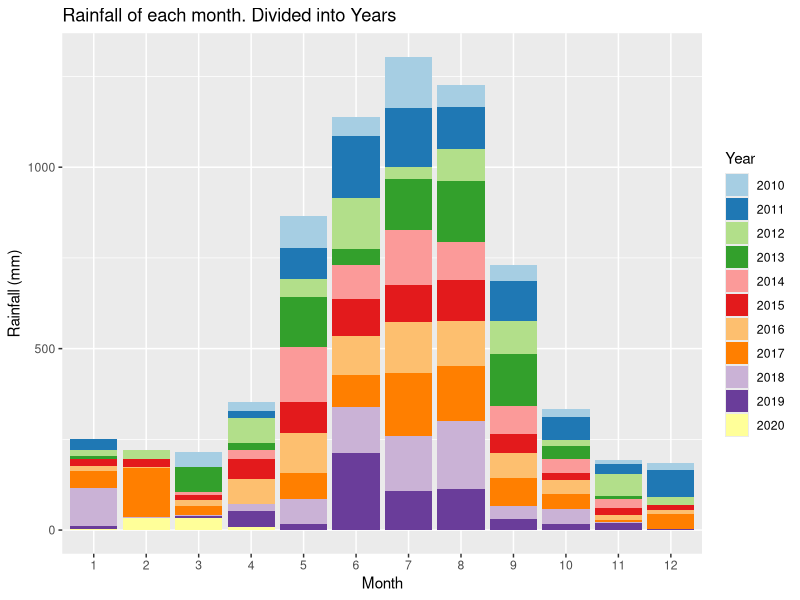
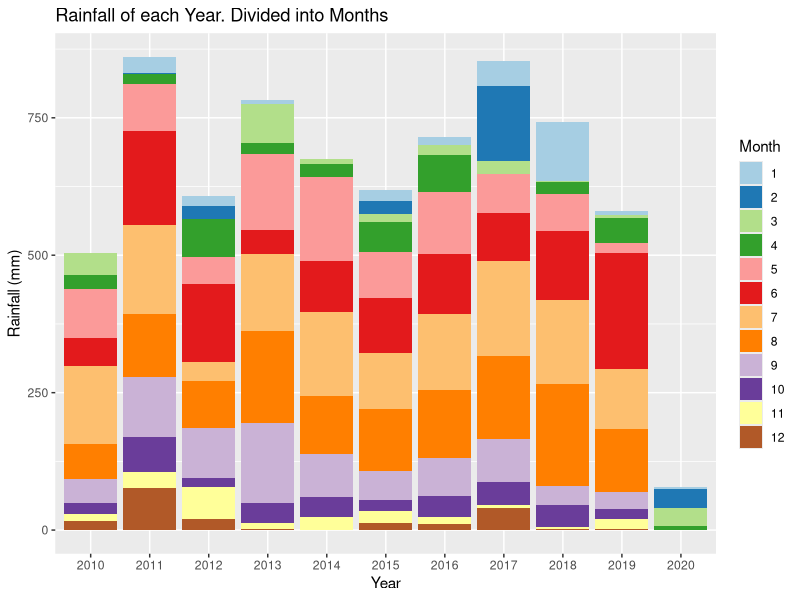
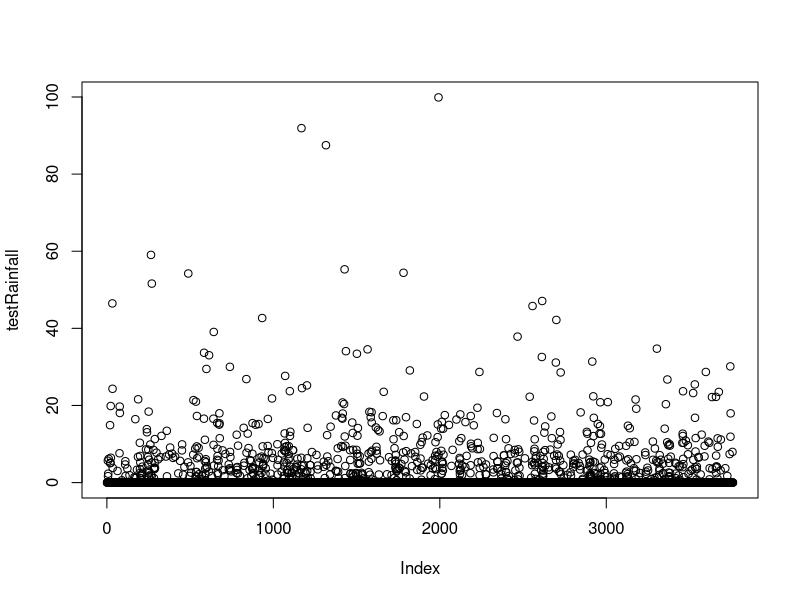
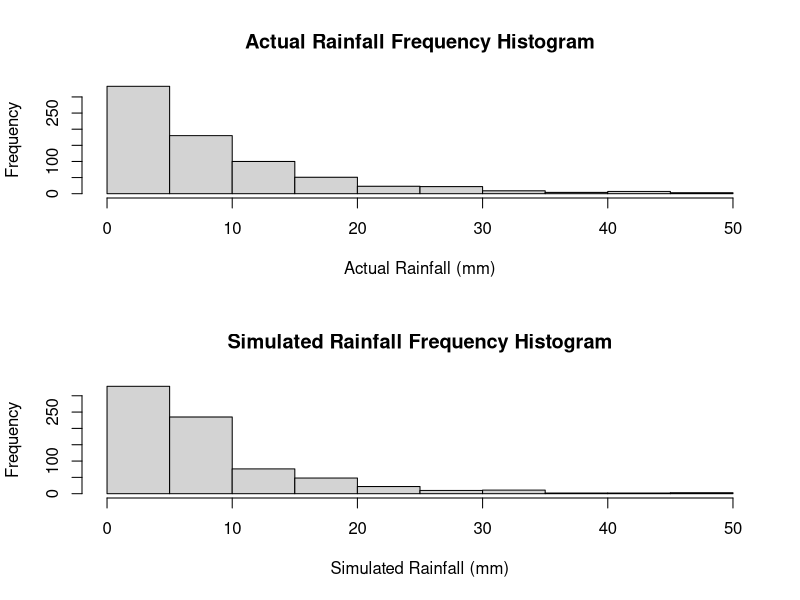
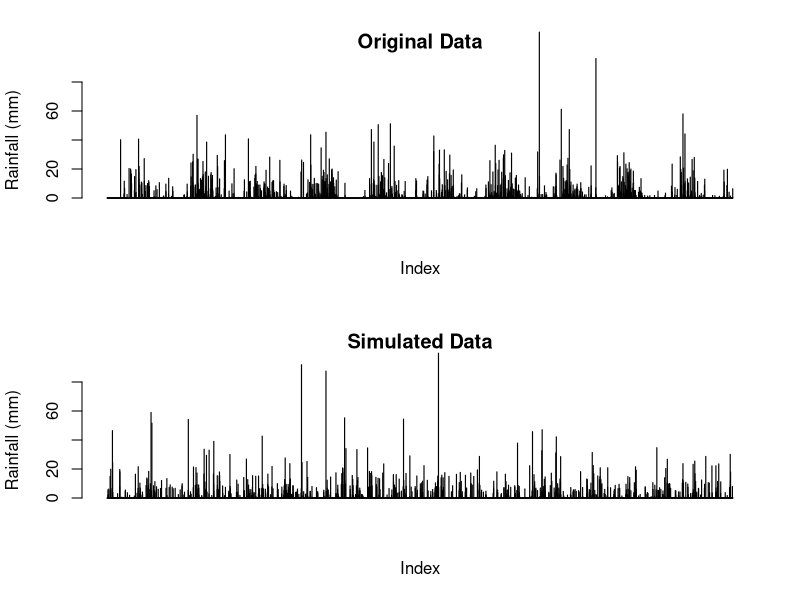
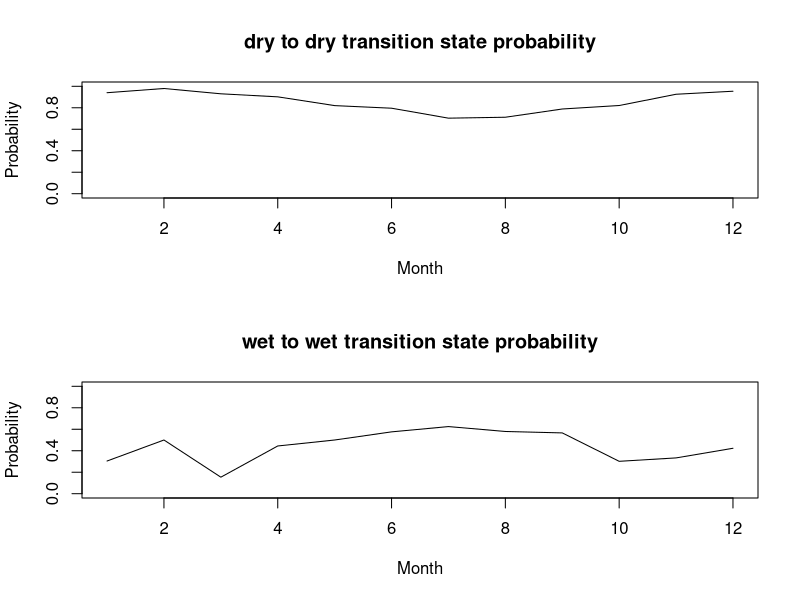
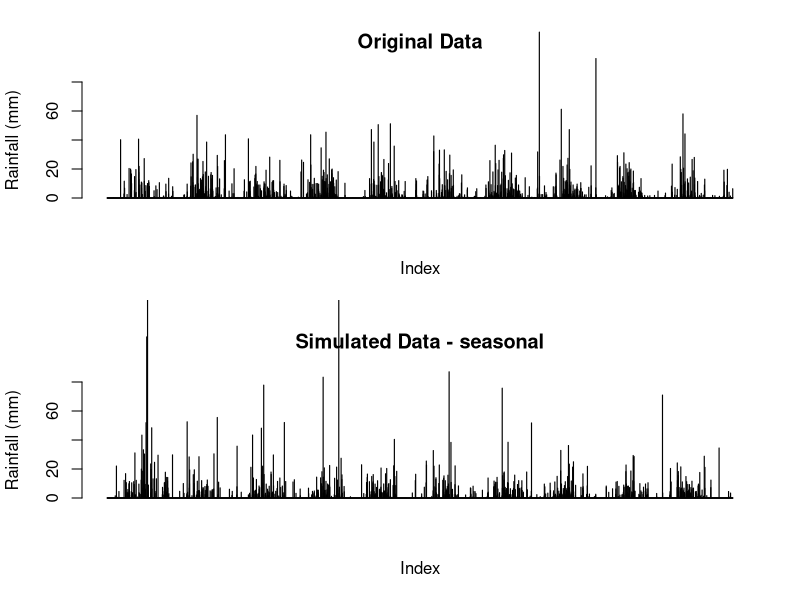
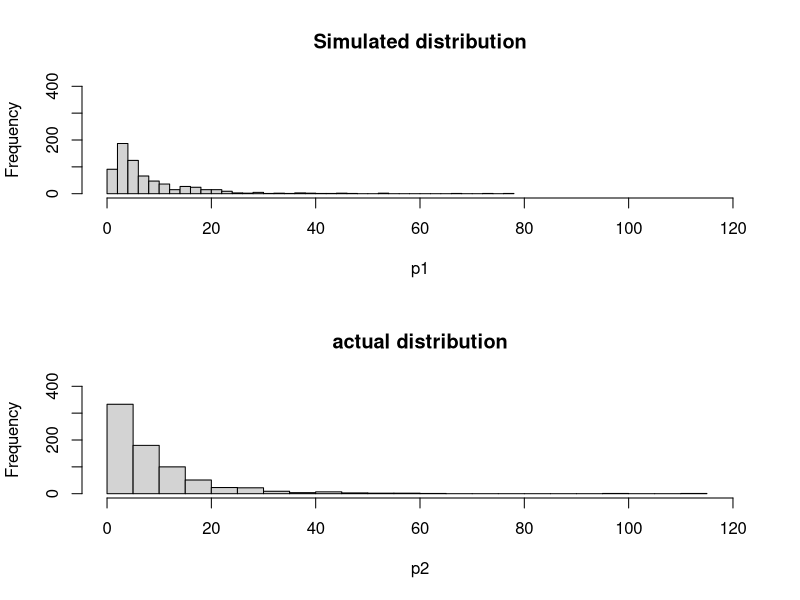

These figures' R source, in order:
## ---- chunk 1
knitr::opts_chunk$set(echo = TRUE)
## ---- chunk 2
data <-  read.csv("IDCJAC0009_009225_1800_Data.csv")
weather_data <- data
weather_data <- weather_data[which(is.na(weather_data$Rainfall.amount..millimetres.) == FALSE),]
## ---- chunk 3
#Useful stats:
range(weather_data$Year)
unique(weather_data$Bureau.of.Meteorology.station.number)
unique(weather_data$Product.code)
## ---- chunk 4
table(weather_data$Year, weather_data$Quality)
## ---- chunk 5
weather_data$date <- do.call(paste, c(weather_data[c("Day", "Month", "Year")], sep = "-"))
## ---- chunk 6
state <- function(x){
  stateList <- c()
  for(ii in 1:length(x)){
    if(x[ii] < 1){
      stateList <- c(stateList, "dry")
    }
    if(x[ii] >= 1){
      stateList <- c(stateList, "wet")
    }
  }
  return(stateList)
}
weather_data$state <- state(weather_data$Rainfall.amount..millimetres.)
## ---- chunk 7
transitionState <- function(x){
  transitionStateList <- c('') #can't find transition state of first observation
  for(i in 2:length(x)){
    if(x[i] == "dry"){
      if (x[i-1] == "dry"){
        transitionStateList <- c(transitionStateList, "DryToDry")
      }
      else {
        transitionStateList <- c(transitionStateList, "WetToDry")
      }
    }
    if(x[i] == "wet"){
      if (x[i-1] == "dry"){
        transitionStateList <- c(transitionStateList, "DryToWet")
      }
      else {
        transitionStateList <- c(transitionStateList, "WetToWet")
      }
    }
  }
  return(transitionStateList)
}
weather_data$transitionState <- transitionState(weather_data$state)
## ---- chunk 8
train_data <- subset(weather_data, Year >= 2010)
library(ggplot2)
library(RColorBrewer)
# some plots of rainfall data grouped by year and month

ggplot(train_data, aes(x = factor(Month), y = train_data$Rainfall.amount..millimetres., fill = factor(Year))) + 
  geom_bar(stat = "identity") + 
  scale_fill_brewer(palette = "Paired") + 
  xlab("Month")+
  ylab("Rainfall (mm)")+
  labs(fill = "Year")+
  ggtitle("Rainfall of each month. Divided into Years")

ggplot(train_data, aes(x = factor(Year), y = train_data$Rainfall.amount..millimetres., fill = factor(Month))) + 
  geom_bar(stat = "identity") + 
  scale_fill_brewer(palette = "Paired") + 
  xlab("Year")+
  ylab("Rainfall (mm)")+
  labs(fill = "Month")+
  ggtitle("Rainfall of each Year. Divided into Months")
## ---- chunk 9
table(train_data$Month, train_data$Year)
## ---- chunk 10
#Calculating transition state probabilities, in general (no respect to month/season)
weatherTable <- table(train_data$transitionState)

probWetToWet = weatherTable['WetToWet'] / (weatherTable['WetToWet'] + weatherTable['WetToDry'])
probWetToWet

probDryToDry = weatherTable['DryToDry'] / (weatherTable['DryToDry'] + weatherTable['DryToWet'])
probDryToDry
## ---- chunk 11
#Basic generator i hope - no seasonal variation

currentState = "dry" #can make this into a random choice later
                                              #choosing next state depending on probs calculated above
generateRainfallBasic <- function(genLength){
  rainAmountList <- c()
  for (i3 in 1:genLength){
    if (currentState == "dry"){
      if (runif(1) < probDryToDry){
        currentState = "dry"
      }
      else{
        currentState = "wet"
      }
    }
    else if (currentState == "wet"){
      if (runif(1) < probWetToWet){
        currentState = "wet"
      }
      else{
        currentState = "dry"
      }
    }
                                      #generating amount of rainfall if state is wet, else 0
    if (currentState == "wet"){
      rainAmount <- 5*exp(rnorm(1))
      rainAmountList <- c(rainAmountList, rainAmount)
    }
    else{
      rainAmountList <- c(rainAmountList, 0)
    }
  }
  return(rainAmountList)
}
## ---- chunk 12
#testing basic generator
testRainfall = generateRainfallBasic(3761)
plot(testRainfall)

par(mfrow=c(2,1))
hist(train_data$Rainfall.amount..millimetres.[train_data$Rainfall.amount..millimetres.>1 & train_data$Rainfall.amount..millimetres.<50], xlab = "Actual Rainfall (mm)", main = "Actual Rainfall Frequency Histogram")
hist(testRainfall[testRainfall > 1 & testRainfall <50], xlab = "Simulated Rainfall (mm)", main = "Simulated Rainfall Frequency Histogram")

par(mfrow=c(2,1))
barplot(train_data$Rainfall.amount..millimetres., ylim = c(0,80), main = "Original Data", ylab = "Rainfall (mm)", xlab = "Index")
barplot(testRainfall, ylim = c(0,80), main = "Simulated Data", ylab = "Rainfall (mm)", xlab = "Index")
## ---- chunk 13
#code to calculate transition probabilities for each month

transitonStatesMonthsFrame <- data.frame(list(rep(0, 12), list(rep(0, 12), list(rep(0, 12), list(rep(0, 12)))))) #initialising frame by creating 12x4 frame filled with zeroes
names(transitonStatesMonthsFrame) <- c('DryToDry', 'DryToWet', 'WetToDry', 'WetToWet') #name da columns

for (i4 in 1:dim(train_data)[1]){ #making dataframe with count of each transition state for each month
  tempTransitionState <- train_data[i4, 'transitionState']
  tempMonth <- train_data[i4, 'Month']
  transitonStatesMonthsFrame[tempMonth, tempTransitionState] <- transitonStatesMonthsFrame[tempMonth, tempTransitionState]+1
}
## ---- chunk 14
probTransitonStatesMonthsFrame<- transitonStatesMonthsFrame
for (i in 1:dim(transitonStatesMonthsFrame)[1]){ #calculating transition probs for each month in df
  
  probTransitonStatesMonthsFrame[i, 'DryToDry'] <- transitonStatesMonthsFrame[i, 'DryToDry'] / (transitonStatesMonthsFrame[i, 'DryToDry'] + transitonStatesMonthsFrame[i, 'DryToWet'])
  
  probTransitonStatesMonthsFrame[i, 'DryToWet'] <- transitonStatesMonthsFrame[i, 'DryToWet'] / (transitonStatesMonthsFrame[i, 'DryToDry'] + transitonStatesMonthsFrame[i, 'DryToWet'])
    
  probTransitonStatesMonthsFrame[i, 'WetToDry'] <- transitonStatesMonthsFrame[i, 'WetToDry'] / (transitonStatesMonthsFrame[i, 'WetToDry'] + transitonStatesMonthsFrame[i, 'WetToWet'])
    
  probTransitonStatesMonthsFrame[i, 'WetToWet'] <- transitonStatesMonthsFrame[i, 'WetToWet'] / (transitonStatesMonthsFrame[i, 'WetToDry'] + transitonStatesMonthsFrame[i, 'WetToWet'])
}
## ---- chunk 15
#showing how transition state probabilities vary for each month
plot(probTransitonStatesMonthsFrame$DryToDry, ylim = c(0,1), xlab = "Month", main = "dry to dry transition state probability", type = 'l', ylab = "Probability")
plot(probTransitonStatesMonthsFrame$WetToWet, ylim = c(0,1), xlab = "Month", main = "wet to wet transition state probability", type = 'l', ylab = "Probability")
## ---- chunk 16
#weather generator accounting  for seasonal variation of transition states or something i hope
#yes this is just a spicy version of basic generator it's mostly the same in fact if i forget to even do this it is the same

generateRainfallSeasonal <- function(input){
  currentState = "dry" #can make this into a random choice later
  rainAmountList <- c()
  for (i5 in 1:dim(input)[1]){
    if (currentState == "dry"){
      if (runif(1) < probTransitonStatesMonthsFrame[input[i5, 'Month'], 'DryToDry']){ #now inputs depending on the month of input
        currentState = "dry"
      }
      else{
        currentState = "wet"
      }
    }
    else if (currentState == "wet"){
      if (runif(1) < probTransitonStatesMonthsFrame[input[i5, 'Month'], 'WetToWet']){
        currentState = "wet"
      }
      else{
        currentState = "dry"
      }
    }
                                      #generating amount of rainfall if state is wet, else 0
    if (currentState == "wet"){
      rainAmount <- 5*exp(rnorm(1)) #now log-normal dist, 5 used because is close to mean of weather_data's / the mean of what exp(rnorm(1)) is by default
      rainAmountList <- c(rainAmountList, rainAmount)
    }
    else{
      rainAmountList <- c(rainAmountList, 0)
    }
  }
  return(rainAmountList)
}

## ---- chunk 17
#testing code for seasonal generator
inputSeasonalRainfall <- dplyr::select(train_data, 'Year', 'Month', 'Day') #using existing train data's dates to input to function, instead of putting in just how many to generate

testSeasonalRainfall = generateRainfallSeasonal(inputSeasonalRainfall)
## ---- chunk 18
par(mfrow=c(2,1))
barplot(train_data$Rainfall.amount..millimetres., ylim = c(0,80), main = "Original Data", ylab = "Rainfall (mm)", xlab = "Index")
barplot(testSeasonalRainfall, ylim = c(0,80), main = "Simulated Data - seasonal", ylab = "Rainfall (mm)", xlab = "Index")
## ---- chunk 19
#comparing log-normal against actual data, veeerryyyy close fit, will use log-normal for rainfall sim
p1 <- 5*exp(rnorm(732))
p1 <- p1[p1>1]
hist(p1, breaks = 30, xlim = c(0,120), ylim = c(0,400), main = "Simulated distribution")

p2 <- train_data$Rainfall.amount..millimetres.[train_data$Rainfall.amount..millimetres.>1]
hist(p2, breaks = 30, xlim = c(0,120), ylim = c(0,400), main = "actual distribution")

## ---- chunk 20
set.seed(100345)

sampID <- sample.int(nrow(train_data), size = 0.5*nrow(train_data), replace = FALSE)
train_data <- train_data[sampID,] # 50% of data for training
test_data <- train_data[-sampID,] # 50% for testing
## ---- chunk 21
#code to calculate transition probabilities for each month (copied from earlier)

transitonStatesMonthsFrame <- data.frame(list(rep(0, 12), list(rep(0, 12), list(rep(0, 12), list(rep(0, 12)))))) #initialising frame by creating 12x4 frame filled with zeroes
names(transitonStatesMonthsFrame) <- c('DryToDry', 'DryToWet', 'WetToDry', 'WetToWet') #name da columns

for (i4 in 1:dim(train_data)[1]){ #making dataframe with count of each transition state for each month
  tempTransitionState <- train_data[i4, 'transitionState']
  tempMonth <- train_data[i4, 'Month']
  transitonStatesMonthsFrame[tempMonth, tempTransitionState] <- transitonStatesMonthsFrame[tempMonth, tempTransitionState]+1
}
## ---- chunk 22
#also copied from earlier
probTransitonStatesMonthsFrame<- transitonStatesMonthsFrame
for (i in 1:dim(transitonStatesMonthsFrame)[1]){ #calculating transition probs for each month in df
  
  probTransitonStatesMonthsFrame[i, 'DryToDry'] <- transitonStatesMonthsFrame[i, 'DryToDry'] / (transitonStatesMonthsFrame[i, 'DryToDry'] + transitonStatesMonthsFrame[i, 'DryToWet'])
  
  probTransitonStatesMonthsFrame[i, 'DryToWet'] <- transitonStatesMonthsFrame[i, 'DryToWet'] / (transitonStatesMonthsFrame[i, 'DryToDry'] + transitonStatesMonthsFrame[i, 'DryToWet'])
    
  probTransitonStatesMonthsFrame[i, 'WetToDry'] <- transitonStatesMonthsFrame[i, 'WetToDry'] / (transitonStatesMonthsFrame[i, 'WetToDry'] + transitonStatesMonthsFrame[i, 'WetToWet'])
    
  probTransitonStatesMonthsFrame[i, 'WetToWet'] <- transitonStatesMonthsFrame[i, 'WetToWet'] / (transitonStatesMonthsFrame[i, 'WetToDry'] + transitonStatesMonthsFrame[i, 'WetToWet'])
}
## ---- chunk 23
#generate test data
testSeasonalRainfall50 = generateRainfallSeasonal(train_data)
## ---- chunk 24
par(mfrow = c(2, 1))

barplot(testSeasonalRainfall50, ylab = "Rainfall (mm)", xlab = "index", main = "Simulated data")
barplot(test_data$Rainfall.amount..millimetres., ylab = "Rainfall (mm)", xlab  = "index", main = "Actual data")
## ---- chunk 25
train_data <- subset(weather_data, Year >= 2010)
train10_data <- subset(weather_data, Year >= 2009 & Year < 2019)
data_2019 <- subset(weather_data, Year == 2019)
## ---- chunk 26
#code to calculate transition probabilities for each month (copied from earlier)

transitonStatesMonthsFrame <- data.frame(list(rep(0, 12), list(rep(0, 12), list(rep(0, 12), list(rep(0, 12)))))) #initialising frame by creating 12x4 frame filled with zeroes
names(transitonStatesMonthsFrame) <- c('DryToDry', 'DryToWet', 'WetToDry', 'WetToWet') #name da columns

for (i4 in 1:dim(train10_data)[1]){ #making dataframe with count of each transition state for each month
  tempTransitionState <- train10_data[i4, 'transitionState']
  tempMonth <- train10_data[i4, 'Month']
  transitonStatesMonthsFrame[tempMonth, tempTransitionState] <- transitonStatesMonthsFrame[tempMonth, tempTransitionState]+1
}
## ---- chunk 27
#also copied from earlier
probTransitonStatesMonthsFrame<- transitonStatesMonthsFrame
for (i in 1:dim(transitonStatesMonthsFrame)[1]){ #calculating transition probs for each month in df
  
  probTransitonStatesMonthsFrame[i, 'DryToDry'] <- transitonStatesMonthsFrame[i, 'DryToDry'] / (transitonStatesMonthsFrame[i, 'DryToDry'] + transitonStatesMonthsFrame[i, 'DryToWet'])
  
  probTransitonStatesMonthsFrame[i, 'DryToWet'] <- transitonStatesMonthsFrame[i, 'DryToWet'] / (transitonStatesMonthsFrame[i, 'DryToDry'] + transitonStatesMonthsFrame[i, 'DryToWet'])
    
  probTransitonStatesMonthsFrame[i, 'WetToDry'] <- transitonStatesMonthsFrame[i, 'WetToDry'] / (transitonStatesMonthsFrame[i, 'WetToDry'] + transitonStatesMonthsFrame[i, 'WetToWet'])
    
  probTransitonStatesMonthsFrame[i, 'WetToWet'] <- transitonStatesMonthsFrame[i, 'WetToWet'] / (transitonStatesMonthsFrame[i, 'WetToDry'] + transitonStatesMonthsFrame[i, 'WetToWet'])
}
## ---- chunk 28
# using month probabilites generate one years worth of data 
monthList <- subset(weather_data, Year == 2011) # a year that isn't a leap year to get the month list, as generation algorithm only requires months
monthList <- monthList['Month']
testSeasonalRainfall10 <- generateRainfallSeasonal(monthList)
## ---- chunk 29
#compare generated year against 2019
par(mfrow = c(2,1))
barplot(testSeasonalRainfall10, xlab = "Index", ylab = "Rainfall (mm)", main = "Simulated Rainfall")
barplot(data_2019$Rainfall.amount..millimetres., xlab = "Index", ylab = "Rainfall (mm)", main = "2019 Rainfall")


# check other years for comparison
par(mfrow = c(3,2))
barplot(testSeasonalRainfall10, xlab = "Index", ylab = "Rainfall (mm)", main = "Simulated Rainfall")
year <- subset(weather_data, Year == 2015)
barplot(year$Rainfall.amount..millimetres., xlab = "Index", ylab = "Rainfall (mm)", main = "2015 Rainfall")
year <- subset(weather_data, Year == 2008)
barplot(year$Rainfall.amount..millimetres., xlab = "Index", ylab = "Rainfall (mm)", main = "2008 Rainfall")
year <- subset(weather_data, Year == 2017)
barplot(year$Rainfall.amount..millimetres., xlab = "Index", ylab = "Rainfall (mm)", main = "2017 Rainfall")
year <- subset(weather_data, Year == 2007)
barplot(year$Rainfall.amount..millimetres., xlab = "Index", ylab = "Rainfall (mm)", main = "2007 Rainfall")
year <- subset(weather_data, Year == 2013)
barplot(year$Rainfall.amount..millimetres., xlab = "Index", ylab = "Rainfall (mm)", main = "2013 Rainfall")
rm(year)
## ---- chunk 30
temp <- subset(weather_data, weather_data$state == "wet")
mean(temp$Rainfall.amount..millimetres.)
rm(temp)
## ---- chunk 31
# Creates a graph of difference in rainfall for years, weeks, months, years to see if there are any potential patterns.

# Creates a list of the weekly rainfall
RainfallWeekly <- data.frame("Rainfall (mm)", "Week")
colnames(RainfallWeekly) <- c("Rainfall (mm)", "Week")
RainfallWeekly$`Rainfall (mm)` <- as.numeric(RainfallWeekly$`Rainfall (mm)`)
RainfallWeekly$Week <- as.numeric(RainfallWeekly$Week)
week = 1
weekRain = 0
for(ii in c(1: nrow(weather_data))){
  weekRain = weekRain + weather_data[ii, 6] # rainfall amount for that row
  
  if(ii%%7 == 0){ # every 7th row
    RainfallWeekly[(ii/7), 1] <- weekRain # 1 row of RainfallWeekly created every 7 rows (1 weeks) - inserting rainfall total for that week
    RainfallWeekly[(ii/7), 2] <- week
    week = week + 1
    weekRain = 0 # clear total rainfall to prepare for next week
  }
}
## ---- chunk 32
RainfallWeeklyDiff <- data.frame(c(1:(nrow(RainfallWeekly)-1)), c(1:(nrow(RainfallWeekly)-1))) # data frame with two columns, one less row than RainfallWeekly
colnames(RainfallWeeklyDiff) <- c("Rainfall diff (mm)", "Week")
RainfallWeeklyDiff$`Rainfall diff (mm)` <- diff(RainfallWeekly$`Rainfall (mm)`) # change in weeks
## ---- chunk 33
# plot first 700 weeks first against the difference in rainfall, and then the rainfall per week
par(mfrow = c(4,1))
plot(RainfallWeeklyDiff[c(1:350), 2], RainfallWeeklyDiff[c(1:350), 1], xlab = "week", ylab = "change in rainfall (mm)", cex = 2, type = "b")
plot(RainfallWeekly[c(1:350), 2], RainfallWeekly[c(1:350), 1], xlab = "week", ylab = "rainfall (mm)", type = "l")
plot(RainfallWeeklyDiff[c(351:700), 2], RainfallWeeklyDiff[c(351:700), 1], xlab = "week", ylab = "change in rainfall (mm)", cex = 2, type = "b")
plot(RainfallWeekly[c(351:700), 2], RainfallWeekly[c(351:700), 1], xlab = "week", ylab = "rainfall (mm)", type = "l")

## ---- chunk 34
# plot second 700 weeks first against the difference in rainfall, and then the rainfall per week
par(mfrow = c(4,1))
plot(RainfallWeeklyDiff[c(701:1050), 2], RainfallWeeklyDiff[c(701:1050), 1], xlab = "week", ylab = "change in rainfall (mm)", cex = 2, type = "b")
plot(RainfallWeekly[c(701:1050), 2], RainfallWeekly[c(701:1050), 1], xlab = "week", ylab = "rainfall (mm)", type = "l")
plot(RainfallWeeklyDiff[c(1051:1414), 2], RainfallWeeklyDiff[c(1051:1414), 1], xlab = "week", ylab = "change in rainfall (mm)", cex = 2, type = "b")
plot(RainfallWeekly[c(1051:1414), 2], RainfallWeekly[c(1051:1414), 1], xlab = "week", ylab = "rainfall (mm)", type = "l")
## ---- chunk 35
rainSort_2019 <- data_2019$Rainfall.amount..millimetres.
# qqplot before removing 'dry' days
qqnorm(rainSort_2019, pch = 1, frame = F, main = "Normal Q-Q Plot of Rainfall 2019 (including dry days)")
qqline(rainSort_2019, col = "red", lwd = 2)
rainSort_2019 <- rainSort_2019[which(rainSort_2019 != 0)]
# qqplot after removing 'dry' days
qqnorm(rainSort_2019, pch = 1, frame = F, main = "Normal Q-Q Plot of Rainfall 2019 (excluding dry days)")
qqline(rainSort_2019, col = "red", lwd = 2)
hist(rainSort_2019, breaks = 50)
# data is not normally distributed
rm(rainSort_2019)
## ---- chunk 36
rain2019 <- subset(weather_data, Year == 2019)
length(rain2019$Rainfall.amount..millimetres.)
length(testSeasonalRainfall10)
## ---- chunk 37
table(rain2019$Month)
# missing a day from October and December
table(rain2019$Day)
# one month is missing a day 5, and another is missing a day 19 (both 11 when should be 12)
temp <- subset(rain2019, Day == 5)
temp$Month # 5th of October missing

temp <- subset(rain2019, Day == 19)
temp$Month # 19th of December missing
rm(temp)
## ---- chunk 38
# to perform Wilcoxon Signed Rank test, remove those dates from testSeasonalRainfall10
# 2019 is a non leap year

which(rain2019$date == "4-10-2019") # find what row the day before 5-10-2019 is
# thereforer 5-10-2019 would be row 278 (277+1)
which(rain2019$date == "18-12-2019") # find what row the day before 5-10-2019 is
# thereforer 5-10-2019 would be row 353 (351+2). Add two as both 5th october and 19th december are missing

simRainfall2019 <- testSeasonalRainfall10[-c(278, 353)] # remove day 278 and day 353 data drom testSeasonalRainfall10
## ---- chunk 39
# test of testSeasonalRainfall10 against 2019 rainfall (testSeasonalRainfall10 was simulation of 2019 rainfall)
wilcox.test(simRainfall2019, rain2019$Rainfall.amount..millimetres., paired = T, alternative = "t")


# as the p-value = 0.9695, it can be concluded that there is no significant diference between the simulated 2019 data and the actual 2019 data. This means that the data is not consistently too high or too low. 
# While the simulation may not be an accurate prediction of 2019 (as seen in the barplots), the simulation was also not logically flawed, as there is not a significant difference between the median of the simulation and the median of the actual
## ---- chunk 40
median(simRainfall2019)
median(rain2019$Rainfall.amount..millimetres.)

# given the number of dry days, it makes sense that the median's would be very similar in the Wilcoxon Signed Rank test
rm(simRainfall2019)
